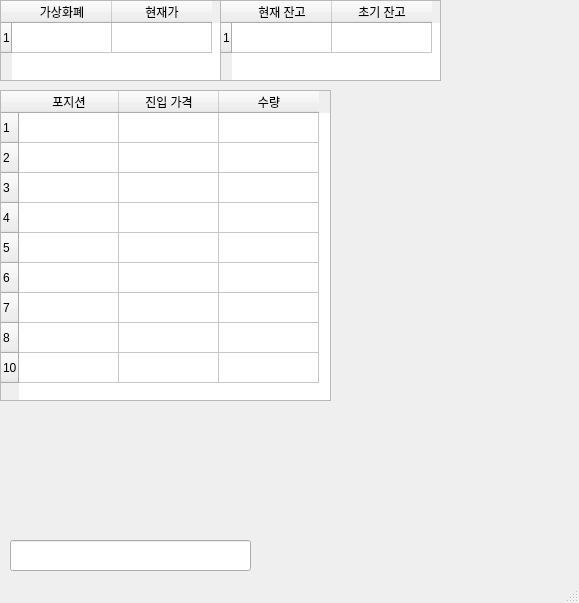
<?xml version="1.0" encoding="UTF-8"?>
<ui version="4.0">
 <class>MainWindow</class>
 <widget class="QMainWindow" name="MainWindow">
  <property name="geometry">
   <rect>
    <x>0</x>
    <y>0</y>
    <width>579</width>
    <height>603</height>
   </rect>
  </property>
  <property name="windowTitle">
   <string>MainWindow</string>
  </property>
  <widget class="QWidget" name="centralwidget">
   <widget class="QTableWidget" name="pre_position">
    <property name="geometry">
     <rect>
      <x>0</x>
      <y>0</y>
      <width>221</width>
      <height>81</height>
     </rect>
    </property>
    <property name="rowCount">
     <number>1</number>
    </property>
    <row/>
    <column>
     <property name="text">
      <string>가상화폐</string>
     </property>
    </column>
    <column>
     <property name="text">
      <string>현재가</string>
     </property>
    </column>
   </widget>
   <widget class="QTableWidget" name="money">
    <property name="geometry">
     <rect>
      <x>220</x>
      <y>0</y>
      <width>221</width>
      <height>81</height>
     </rect>
    </property>
    <row>
     <property name="text">
      <string>1</string>
     </property>
    </row>
    <column>
     <property name="text">
      <string>현재 잔고</string>
     </property>
    </column>
    <column>
     <property name="text">
      <string>초기 잔고</string>
     </property>
    </column>
   </widget>
   <widget class="QTableWidget" name="tradeview">
    <property name="geometry">
     <rect>
      <x>0</x>
      <y>90</y>
      <width>331</width>
      <height>311</height>
     </rect>
    </property>
    <row>
     <property name="text">
      <string>1</string>
     </property>
    </row>
    <row>
     <property name="text">
      <string>2</string>
     </property>
    </row>
    <row>
     <property name="text">
      <string>3</string>
     </property>
    </row>
    <row>
     <property name="text">
      <string>4</string>
     </property>
    </row>
    <row>
     <property name="text">
      <string>5</string>
     </property>
    </row>
    <row>
     <property name="text">
      <string>6</string>
     </property>
    </row>
    <row>
     <property name="text">
      <string>7</string>
     </property>
    </row>
    <row>
     <property name="text">
      <string>8</string>
     </property>
    </row>
    <row>
     <property name="text">
      <string>10</string>
     </property>
    </row>
    <column>
     <property name="text">
      <string>포지션</string>
     </property>
    </column>
    <column>
     <property name="text">
      <string>진입 가격</string>
     </property>
    </column>
    <column>
     <property name="text">
      <string>수량</string>
     </property>
    </column>
   </widget>
   <widget class="QLineEdit" name="lineEdit">
    <property name="geometry">
     <rect>
      <x>10</x>
      <y>540</y>
      <width>241</width>
      <height>31</height>
     </rect>
    </property>
   </widget>
  </widget>
  <widget class="QStatusBar" name="statusBar"/>
 </widget>
 <resources/>
 <connections/>
</ui>
